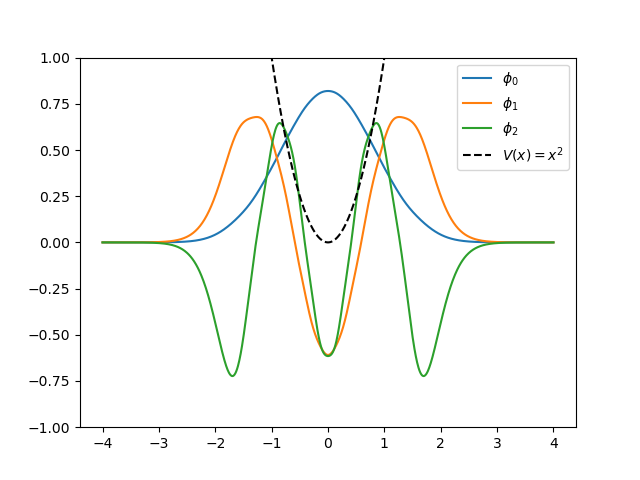

Write Python code to recreate this figure.
#python 3.13.3
# -*- coding: utf-8 -*-
'''
@File    :   potential_v1_para_v.py
@Time    :   2023/09/28 11:47:07
@Author  :   Zhongyi Yang 
@Version :   1.0
@Desc    :   None
'''

# 使用变分法求解一维薛定谔方程，势场为 V(x)=x^2,以中心的高斯波包（不同宽度）为一组基展开
import math
from sympy import *
import numpy as np
from scipy.linalg import sqrtm
import matplotlib.pyplot as plt

#规定相关物理参数取值
h_bar = 1
m = 1        #质量
s = 0       #势能位置
dim = 10       #变分的维数（展开的基的数量）
v_list = np.linspace(1,11,dim)     #展开的基的s的取值列表
x_list = np.linspace(-4,+4,1000)
def potential(x):
    return x**2

#创建一个 S 矩阵和 H 矩阵
S_matrix = np.zeros((dim,dim))
H_matrix = np.zeros((dim,dim))

def Phi_Phi(vi,vj):       #两个基的内积
    return math.sqrt(vi * vj) / math.sqrt(math.pi * (vi + vj))

def Phi_H_Phi(vi, vj):        #哈密顿量的矩阵元
    return math.sqrt(vi * vj) * (2 * h_bar**2 * vi * vj + 2 * m * s**2 * (vi + vj) + m)/ (2 * m * (vi + vj)**(3 / 2) * math.sqrt(math.pi))

#计算 S,H
for i in range(dim):
    for j in range(dim):
        S_matrix[i][j] = Phi_Phi(v_list[i],v_list[j])
        H_matrix[i][j] = Phi_H_Phi(v_list[i],v_list[j])

S_matrix_sqrt = sqrtm(S_matrix)     #sqrt(S)
H_matrix_prime = np.linalg.inv(S_matrix_sqrt) @ H_matrix @ np.linalg.inv(S_matrix_sqrt)        #H'

eigen_states, eigenvectors_prime = np.linalg.eig(H_matrix_prime)        #H'的本征值和本征向量
eigenvectors = np.linalg.inv(S_matrix_sqrt) @ eigenvectors_prime        #真实的本征态矩阵

eigen_states_lowest = sorted(eigen_states)[:3]      #对本征值排序并且截取前三个

#还想知道排序之后的最低三个能级对应的原来的本征态下标
indexes=[]        #indexes的三个元素分别代表从低到高，最低三个能级的下标
for i in range(3):
    index = np.argwhere(eigen_states == eigen_states_lowest[i])
    indexes.append(int(index))

print('The three lowest eigenenergy with potention V(x) = x^2 are:')
for i in eigen_states_lowest:
    print('%.4f' %i)
#作图


def wave_function(index, v, eigenvectors, x): 
    # wave_function = \sum{j from 1 to n}{eigenvalue_j * phi_j} 
    sum = 0
    for j in range(dim):
        sum += eigenvectors[j][index] * math.sqrt(v[j] / math.pi) * math.exp(-v[j] * (x - s)**2)
    return sum

fig, ax = plt.subplots()
for i in range(3):
    Wavefunction = [wave_function(indexes[i],v_list,eigenvectors,xi) for xi in x_list]
    ax.plot(x_list, Wavefunction, label=f"$\phi_{i}$")
ax.plot(x_list, potential(x_list), "k--", label="$V(x) = x^2$")
ax.legend(loc="upper right")
ax.set_ylim(-1, 1)
plt.show()
